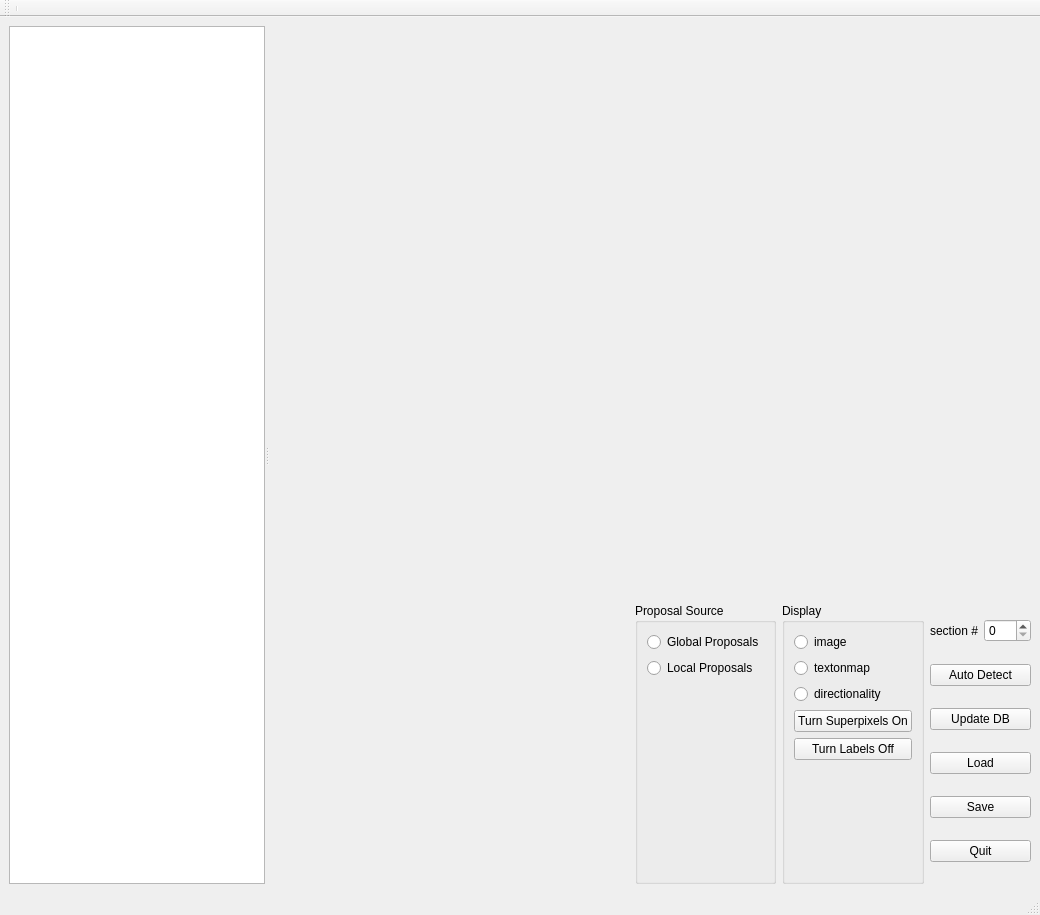
<?xml version="1.0" encoding="UTF-8"?>
<ui version="4.0">
 <class>BrainLabelingGui</class>
 <widget class="QMainWindow" name="BrainLabelingGui">
  <property name="geometry">
   <rect>
    <x>0</x>
    <y>0</y>
    <width>1040</width>
    <height>915</height>
   </rect>
  </property>
  <property name="sizePolicy">
   <sizepolicy hsizetype="MinimumExpanding" vsizetype="MinimumExpanding">
    <horstretch>0</horstretch>
    <verstretch>0</verstretch>
   </sizepolicy>
  </property>
  <property name="windowTitle">
   <string>BrainLabelingGui</string>
  </property>
  <widget class="QWidget" name="centralwidget">
   <property name="sizePolicy">
    <sizepolicy hsizetype="Ignored" vsizetype="Ignored">
     <horstretch>0</horstretch>
     <verstretch>0</verstretch>
    </sizepolicy>
   </property>
   <layout class="QGridLayout" name="gridLayout">
    <item row="0" column="0">
     <widget class="QSplitter" name="splitter">
      <property name="orientation">
       <enum>Qt::Horizontal</enum>
      </property>
      <widget class="QListWidget" name="thumbnail_list">
       <property name="sizePolicy">
        <sizepolicy hsizetype="Preferred" vsizetype="MinimumExpanding">
         <horstretch>0</horstretch>
         <verstretch>0</verstretch>
        </sizepolicy>
       </property>
       <property name="minimumSize">
        <size>
         <width>256</width>
         <height>773</height>
        </size>
       </property>
      </widget>
      <widget class="QWidget" name="">
       <layout class="QVBoxLayout" name="verticalLayout_4">
        <item>
         <widget class="MplWidget" name="canvaswidget" native="true">
          <property name="sizePolicy">
           <sizepolicy hsizetype="MinimumExpanding" vsizetype="MinimumExpanding">
            <horstretch>0</horstretch>
            <verstretch>0</verstretch>
           </sizepolicy>
          </property>
          <property name="minimumSize">
           <size>
            <width>761</width>
            <height>571</height>
           </size>
          </property>
          <property name="contextMenuPolicy">
           <enum>Qt::CustomContextMenu</enum>
          </property>
         </widget>
        </item>
        <item>
         <layout class="QHBoxLayout" name="horizontalLayout">
          <item>
           <spacer name="horizontalSpacer">
            <property name="orientation">
             <enum>Qt::Horizontal</enum>
            </property>
            <property name="sizeHint" stdset="0">
             <size>
              <width>40</width>
              <height>20</height>
             </size>
            </property>
           </spacer>
          </item>
          <item>
           <widget class="QGroupBox" name="proposalSource_panel">
            <property name="sizePolicy">
             <sizepolicy hsizetype="Fixed" vsizetype="MinimumExpanding">
              <horstretch>0</horstretch>
              <verstretch>0</verstretch>
             </sizepolicy>
            </property>
            <property name="title">
             <string>Proposal Source</string>
            </property>
            <property name="flat">
             <bool>false</bool>
            </property>
            <layout class="QVBoxLayout" name="verticalLayout_2">
             <item>
              <widget class="QRadioButton" name="radioButton_globalProposal">
               <property name="text">
                <string>Global Proposals</string>
               </property>
              </widget>
             </item>
             <item alignment="Qt::AlignLeft">
              <widget class="QRadioButton" name="radioButton_localProposal">
               <property name="text">
                <string>Local Proposals</string>
               </property>
              </widget>
             </item>
             <item>
              <spacer name="verticalSpacer">
               <property name="orientation">
                <enum>Qt::Vertical</enum>
               </property>
               <property name="sizeHint" stdset="0">
                <size>
                 <width>20</width>
                 <height>40</height>
                </size>
               </property>
              </spacer>
             </item>
            </layout>
           </widget>
          </item>
          <item>
           <widget class="QGroupBox" name="displayOption_panel">
            <property name="sizePolicy">
             <sizepolicy hsizetype="Fixed" vsizetype="MinimumExpanding">
              <horstretch>0</horstretch>
              <verstretch>0</verstretch>
             </sizepolicy>
            </property>
            <property name="title">
             <string>Display</string>
            </property>
            <layout class="QVBoxLayout" name="verticalLayout_3">
             <item>
              <widget class="QRadioButton" name="img_radioButton">
               <property name="text">
                <string>image</string>
               </property>
              </widget>
             </item>
             <item>
              <widget class="QRadioButton" name="textonmap_radioButton">
               <property name="text">
                <string>textonmap</string>
               </property>
              </widget>
             </item>
             <item>
              <widget class="QRadioButton" name="dirmap_radioButton">
               <property name="text">
                <string>directionality</string>
               </property>
              </widget>
             </item>
             <item>
              <widget class="QPushButton" name="buttonSpOnOff">
               <property name="text">
                <string>Turn Superpixels On</string>
               </property>
              </widget>
             </item>
             <item>
              <widget class="QPushButton" name="button_labelsOnOff">
               <property name="text">
                <string>Turn Labels Off</string>
               </property>
              </widget>
             </item>
             <item>
              <spacer name="verticalSpacer_2">
               <property name="orientation">
                <enum>Qt::Vertical</enum>
               </property>
               <property name="sizeHint" stdset="0">
                <size>
                 <width>20</width>
                 <height>40</height>
                </size>
               </property>
              </spacer>
             </item>
            </layout>
           </widget>
          </item>
          <item>
           <layout class="QVBoxLayout" name="verticalLayout">
            <property name="sizeConstraint">
             <enum>QLayout::SetMinimumSize</enum>
            </property>
            <item>
             <layout class="QHBoxLayout" name="horizontalLayout_2">
              <item>
               <widget class="QLabel" name="label">
                <property name="text">
                 <string>section #</string>
                </property>
               </widget>
              </item>
              <item>
               <widget class="QSpinBox" name="spinBox_section">
                <property name="keyboardTracking">
                 <bool>false</bool>
                </property>
                <property name="maximum">
                 <number>300</number>
                </property>
               </widget>
              </item>
             </layout>
            </item>
            <item>
             <widget class="QPushButton" name="button_autoDetect">
              <property name="text">
               <string>Auto Detect</string>
              </property>
             </widget>
            </item>
            <item>
             <widget class="QPushButton" name="button_updateDB">
              <property name="text">
               <string>Update DB</string>
              </property>
             </widget>
            </item>
            <item>
             <widget class="QPushButton" name="button_loadLabeling">
              <property name="text">
               <string>Load</string>
              </property>
             </widget>
            </item>
            <item>
             <widget class="QPushButton" name="button_saveLabeling">
              <property name="text">
               <string>Save</string>
              </property>
             </widget>
            </item>
            <item>
             <widget class="QPushButton" name="button_quit">
              <property name="text">
               <string>Quit</string>
              </property>
             </widget>
            </item>
           </layout>
          </item>
         </layout>
        </item>
       </layout>
      </widget>
     </widget>
    </item>
   </layout>
   <zorder>proposalSource_panel</zorder>
   <zorder>layoutWidget</zorder>
   <zorder>canvaswidget</zorder>
   <zorder>thumbnail_list</zorder>
   <zorder>displayOption_panel</zorder>
  </widget>
  <widget class="QStatusBar" name="statusbar"/>
  <widget class="QMenuBar" name="menubar">
   <property name="geometry">
    <rect>
     <x>0</x>
     <y>0</y>
     <width>1040</width>
     <height>25</height>
    </rect>
   </property>
  </widget>
  <widget class="QToolBar" name="toolBar">
   <property name="windowTitle">
    <string>toolBar</string>
   </property>
   <attribute name="toolBarArea">
    <enum>TopToolBarArea</enum>
   </attribute>
   <attribute name="toolBarBreak">
    <bool>false</bool>
   </attribute>
   <addaction name="separator"/>
  </widget>
 </widget>
 <customwidgets>
  <customwidget>
   <class>MplWidget</class>
   <extends>QWidget</extends>
   <header>mplwidget.h</header>
   <container>1</container>
  </customwidget>
 </customwidgets>
 <resources/>
 <connections/>
</ui>
